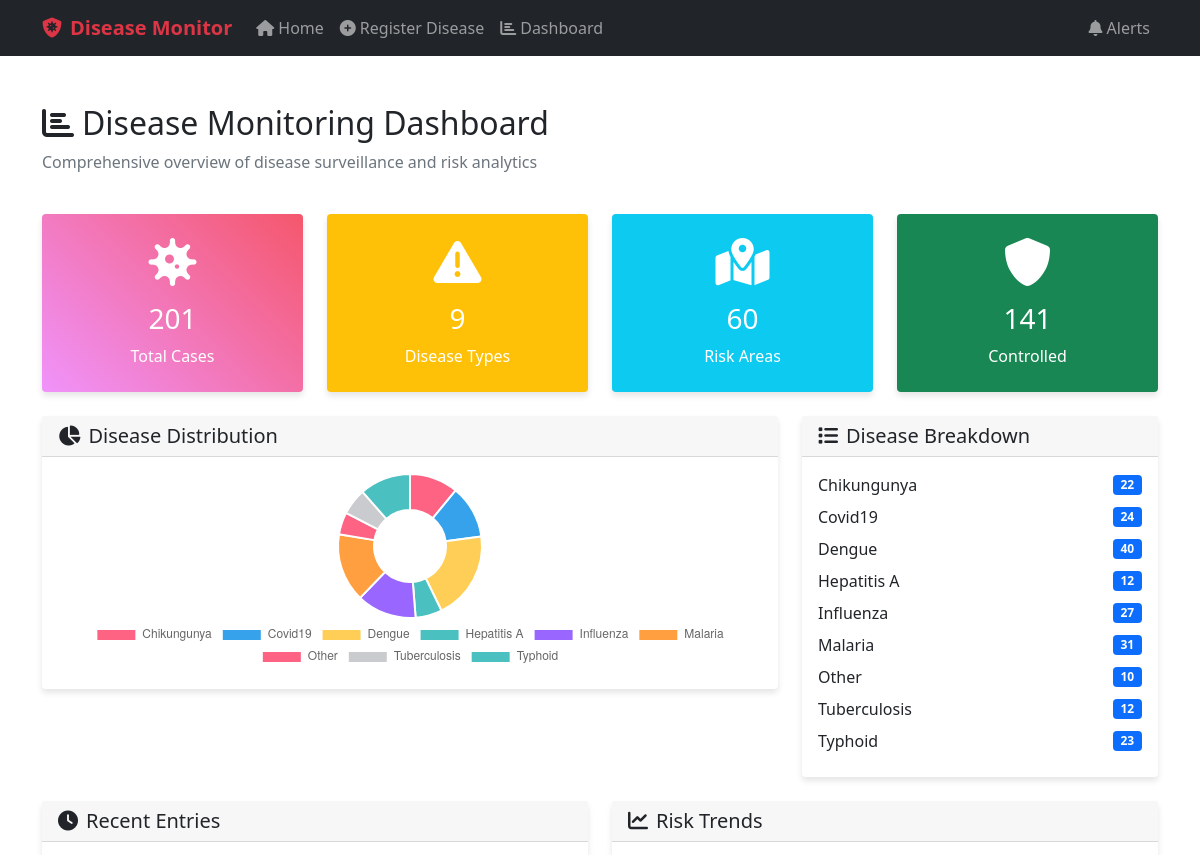
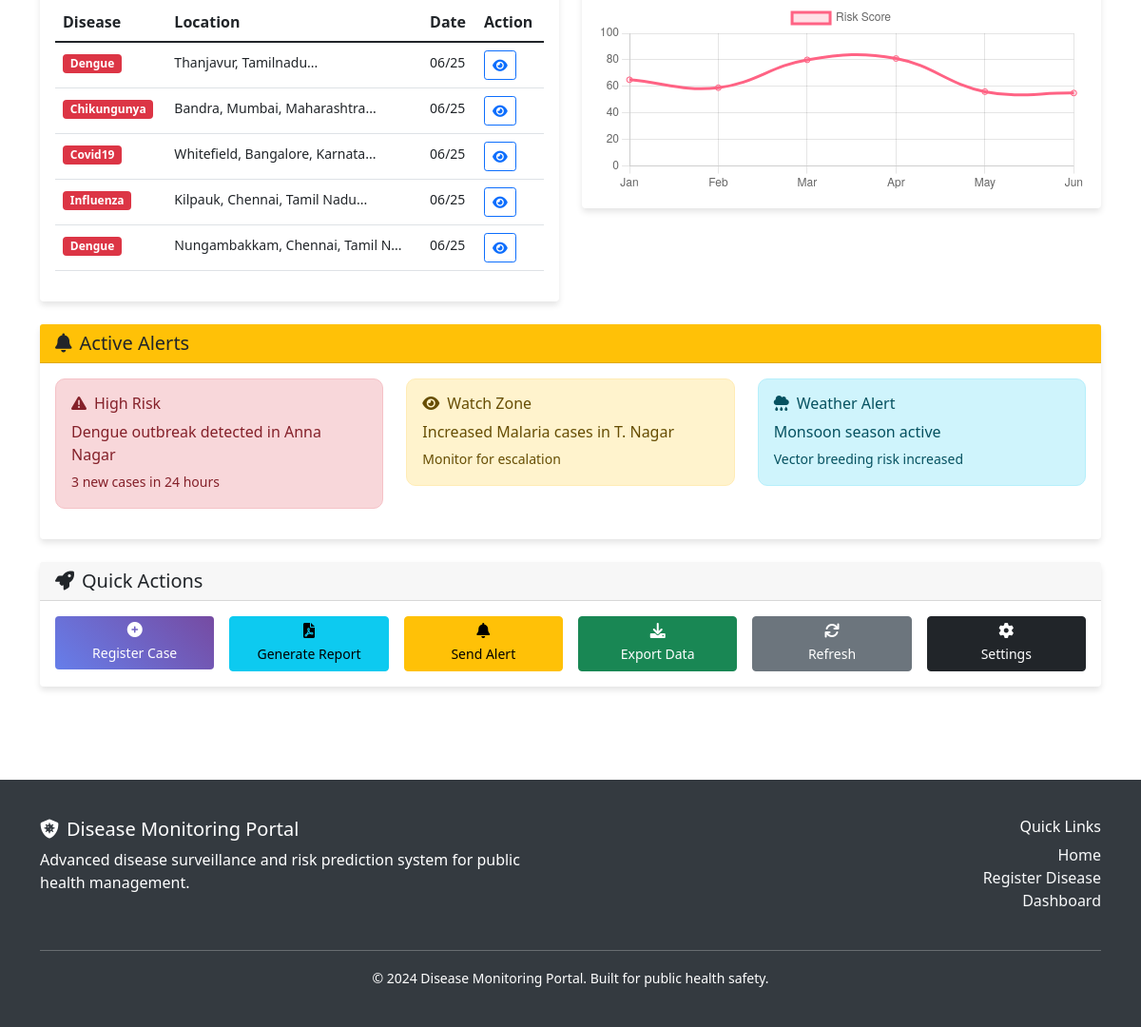
/dashboard, run on the app's committed database (2 pictures, top to bottom).
### database_models.py (models this page shows, shortened)
class DiseaseEntry(db.Model):
    __tablename__ = 'disease_entries'
    id = db.Column(db.Integer, primary_key=True)
    disease_name = db.Column(db.String(100), nullable=False, index=True)
    patient_age = db.Column(db.Float, nullable=False)
    address = db.Column(db.Text, nullable=False)
    latitude = db.Column(db.Float, nullable=False, index=True)
    longitude = db.Column(db.Float, nullable=False, index=True)
    additional_info = db.Column(db.Text)
    occurrence_date = db.Column(db.DateTime, nullable=False, index=True)
    created_at = db.Column(db.DateTime, default=datetime.utcnow, index=True)
    DISEASE_RISK_INDEX = {
        'dengue': 0.85,
        'malaria': 0.80,
        'chikungunya': 0.75,
        'typhoid': 0.65,
        'hepatitis_a': 0.60,
        'tuberculosis': 0.70,
        'covid19': 0.90,
        'influenza': 0.55,
        'other': 0.50
    }

### app.py (the view)
@app.route('/dashboard')
def dashboard():
    try:
        total_entries = DiseaseEntry.query.count()
        disease_counts = db.session.query(
            DiseaseEntry.disease_name,
            db.func.count(DiseaseEntry.id)
        ).group_by(DiseaseEntry.disease_name).all()
        recent_entries = DiseaseEntry.query.order_by(
            DiseaseEntry.created_at.desc()
        ).limit(5).all()
        return render_template('dashboard.html',
                             total_entries=total_entries,
                             disease_counts=disease_counts,
                             recent_entries=recent_entries)
    except Exception as e:
        flash(f'Error loading dashboard: {str(e)}', 'error')
        return render_template('dashboard.html',
                             total_entries=0,
                             disease_counts=[],
                             recent_entries=[])

### templates/dashboard.html (shortened to what this page needs)
{% extends "base.html" %}
{% block content %}
<div class="container py-5">
    <div class="row mb-4">
        <div class="col-12">
            <h2>
                <i class="fas fa-chart-bar me-2"></i>Disease Monitoring Dashboard
            </h2>
            <p class="text-muted">Comprehensive overview of disease surveillance and risk analytics</p>
        </div>
    </div>
    <div class="row g-4 mb-4">
        <div class="col-md-3">
            <div class="card stats-card text-white text-center p-4">
                <i class="fas fa-virus fa-3x mb-3"></i>
                <h3>{{ total_entries }}</h3>
                <p class="mb-0">Total Cases</p>
            </div>
        </div>
        <div class="col-md-3">
            <div class="card bg-warning text-white text-center p-4">
                <i class="fas fa-exclamation-triangle fa-3x mb-3"></i>
                <h3>{{ disease_counts|length }}</h3>
                <p class="mb-0">Disease Types</p>
            </div>
        </div>
        <div class="col-md-3">
            <div class="card bg-info text-white text-center p-4">
                <i class="fas fa-map-marked-alt fa-3x mb-3"></i>
                <h3>{{ (total_entries * 0.3)|round|int }}</h3>
                <p class="mb-0">Risk Areas</p>
            </div>
        </div>
        <div class="col-md-3">
            <div class="card bg-success text-white text-center p-4">
                <i class="fas fa-shield-alt fa-3x mb-3"></i>
                <h3>{{ ((total_entries * 0.7)|round|int) }}</h3>
                <p class="mb-0">Controlled</p>
            </div>
        </div>
    </div>
    <div class="row mb-4">
        <div class="col-lg-8">
            <div class="card">
                <div class="card-header">
                    <h5 class="mb-0">
                        <i class="fas fa-chart-pie me-2"></i>Disease Distribution
                    </h5>
                </div>
                <div class="card-body">
                    <canvas id="diseaseChart" width="400" height="200"></canvas>
                </div>
            </div>
        </div>
        <div class="col-lg-4">
            <div class="card">
                <div class="card-header">
                    <h5 class="mb-0">
                        <i class="fas fa-list me-2"></i>Disease Breakdown
                    </h5>
                </div>
                <div class="card-body">
                    {% if disease_counts %}
                        {% for disease, count in disease_counts %}
                        <div class="d-flex justify-content-between align-items-center mb-2">
                            <span class="text-capitalize">{{ disease.replace('_', ' ') }}</span>
                            <span class="badge bg-primary">{{ count }}</span>
                        </div>
                        {% endfor %}
                    {% else %}
                        <p class="text-muted text-center">No data available</p>
                    {% endif %}
                </div>
            </div>
        </div>
    </div>
    <div class="row mb-4">
        <div class="col-lg-6">
            <div class="card">
                <div class="card-header">
                    <h5 class="mb-0">
                        <i class="fas fa-clock me-2"></i>Recent Entries
                    </h5>
                </div>
                <div class="card-body">
                    {% if recent_entries %}
                        <div class="table-responsive">
                            <table class="table table-hover">
                                <thead>
                                    <tr>
                                        <th>Disease</th>
                                        <th>Location</th>
                                        <th>Date</th>
                                        <th>Action</th>
                                    </tr>
                                </thead>
                                <tbody>
                                    {% for entry in recent_entries %}
                                    <tr>
                                        <td>
                                            <span class="badge bg-danger">
                                                {{ entry.disease_name.title().replace('_', ' ') }}
                                            </span>
                                        </td>
                                        <td>
                                            <small>{{ entry.address[:30] }}...</small>
                                        </td>
                                        <td>
                                            <small>{{ entry.created_at.strftime('%m/%d') }}</small>
                                        </td>
                                        <td>
                                            <a href="{{ url_for('risk_prediction', entry_id=entry.id) }}"
                                               class="btn btn-sm btn-outline-primary">
                                                <i class="fas fa-eye"></i>
                                            </a>
                                        </td>
                                    </tr>
                                    {% endfor %}
                                </tbody>
                            </table>
                        </div>
                    {% else %}
                        <p class="text-center text-muted">No recent entries</p>
                    {% endif %}
                </div>
            </div>
        </div>
        <div class="col-lg-6">
            <div class="card">
                <div class="card-header">
                    <h5 class="mb-0">
                        <i class="fas fa-chart-line me-2"></i>Risk Trends
                    </h5>
                </div>
                <div class="card-body">
                    <canvas id="riskTrendChart" width="400" height="200"></canvas>
                </div>
            </div>
        </div>
    </div>
    <div class="row mb-4">
        <div class="col-12">
            <div class="card">
                <div class="card-header bg-warning text-dark">
                    <h5 class="mb-0">
                        <i class="fas fa-bell me-2"></i>Active Alerts
                    </h5>
                </div>
                <div class="card-body">
                    <div class="row">
                        <div class="col-md-4">
                            <div class="alert alert-danger">
                                <h6><i class="fas fa-exclamation-triangle me-2"></i>High Risk</h6>
                                <p class="mb-1">Dengue outbreak detected in Anna Nagar</p>
                                <small>3 new cases in 24 hours</small>
                            </div>
                        </div>
                        <div class="col-md-4">
                            <div class="alert alert-warning">
                                <h6><i class="fas fa-eye me-2"></i>Watch Zone</h6>
                                <p class="mb-1">Increased Malaria cases in T. Nagar</p>
                                <small>Monitor for escalation</small>
                            </div>
                        </div>
                        <div class="col-md-4">
                            <div class="alert alert-info">
                                <h6><i class="fas fa-cloud-rain me-2"></i>Weather Alert</h6>
                                <p class="mb-1">Monsoon season active</p>
                                <small>Vector breeding risk increased</small>
                            </div>
                        </div>
                    </div>
                </div>
            </div>
        </div>
    </div>
    <div class="row">
        <div class="col-12">
            <div class="card">
                <div class="card-header">
                    <h5 class="mb-0">
                        <i class="fas fa-rocket me-2"></i>Quick Actions
                    </h5>
                </div>
                <div class="card-body">
                    <div class="row g-3">
                        <div class="col-md-2">
                            <a href="{{ url_for('register_disease') }}" class="btn btn-primary w-100">
                                <i class="fas fa-plus-circle d-block mb-1"></i>
                                <small>Register Case</small>
                            </a>
                        </div>
                        <div class="col-md-2">
                            <button class="btn btn-info w-100" onclick="generateReport()">
                                <i class="fas fa-file-pdf d-block mb-1"></i>
                                <small>Generate Report</small>
                            </button>
                        </div>
                        <div class="col-md-2">
                            <button class="btn btn-warning w-100" onclick="sendAlert()">
                                <i class="fas fa-bell d-block mb-1"></i>
                                <small>Send Alert</small>
                            </button>
                        </div>
                        <div class="col-md-2">
                            <button class="btn btn-success w-100" onclick="exportData()">
                                <i class="fas fa-download d-block mb-1"></i>
                                <small>Export Data</small>
                            </button>
                        </div>
                        <div class="col-md-2">
                            <button class="btn btn-secondary w-100" onclick="refreshData()">
                                <i class="fas fa-sync d-block mb-1"></i>
                                <small>Refresh</small>
                            </button>
                        </div>
                        <div class="col-md-2">
                            <button class="btn btn-dark w-100" onclick="showSettings()">
                                <i class="fas fa-cog d-block mb-1"></i>
                                <small>Settings</small>
                            </button>
                        </div>
                    </div>
                </div>
            </div>
        </div>
    </div>
</div>
{% endblock %}
{% block scripts %}
<script>
// Disease Distribution Chart
const diseaseCtx = document.getElementById('diseaseChart').getContext('2d');
const diseaseData = {
    labels: [
        {% for disease, count in disease_counts %}
        '{{ disease.title().replace("_", " ") }}',
        {% endfor %}
    ],
    datasets: [{
        data: [
            {% for disease, count in disease_counts %}
            {{ count }},
            {% endfor %}
        ],
        backgroundColor: [
            '#FF6384', '#36A2EB', '#FFCE56', '#4BC0C0',
            '#9966FF', '#FF9F40', '#FF6384', '#C9CBCF', '#4BC0C0'
        ]
    }]
};
new Chart(diseaseCtx, {
    type: 'doughnut',
    data: diseaseData,
    options: {
        responsive: true,
        maintainAspectRatio: false,
        plugins: {
            legend: {
                position: 'bottom'
            }
        }
    }
});
// Risk Trend Chart
const trendCtx = document.getElementById('riskTrendChart').getContext('2d');
const trendData = {
    labels: ['Jan', 'Feb', 'Mar', 'Apr', 'May', 'Jun'],
    datasets: [{
        label: 'Risk Score',
        data: [65, 59, 80, 81, 56, 55],
        borderColor: '#FF6384',
        backgroundColor: 'rgba(255, 99, 132, 0.2)',
        tension: 0.4
    }]
};
new Chart(trendCtx, {
    type: 'line',
    data: trendData,
    options: {
        responsive: true,
        maintainAspectRatio: false,
        scales: {
            y: {
                beginAtZero: true,
                max: 100
            }
        }
    }
});
// Quick Action Functions
function generateReport() {
    alert('Generating comprehensive disease report...');
}
function sendAlert() {
    if (confirm('Send alert to all registered authorities?')) {
        alert('Alert sent successfully!');
    }
}
function exportData() {
    alert('Exporting data in CSV format...');
}
function refreshData() {
    location.reload();
}
function showSettings() {
    alert('Settings panel would open here...');
}
</script>
{% endblock %}

### templates/base.html (style rules this page uses)
.card { border: none; box-shadow: 0 4px 6px rgba(0, 0, 0, 0.1); transition: transform 0.3s ease; }
.stats-card { background: linear-gradient(45deg, #f093fb 0%, #f5576c 100%); color: white; }
.alert { border-radius: 10px; }
.btn-primary { background: linear-gradient(45deg, #667eea 0%, #764ba2 100%); border: none; }

### data on the page
DiseaseEntry: replace "Other", id "10"
DiseaseEntry: disease_name "Dengue", address "Thanjavur, Tamilnadu", created_at "06/25"
DiseaseEntry: disease_name "Chikungunya", address "Bandra, Mumbai, Maharashtra", created_at "06/25"
DiseaseEntry: disease_name "Covid19", address "Whitefield, Bangalore, Karnata", created_at "06/25"
DiseaseEntry: disease_name "Influenza", address "Kilpauk, Chennai, Tamil Nadu", created_at "06/25"
DiseaseEntry: disease_name "Dengue", address "Nungambakkam, Chennai, Tamil N", created_at "06/25"

### other printed values
{{ total_entries }} "201"
{{ disease_counts|length }} "9"
{{ (total_entries * 0.3)|round|int }} "60"
{{ ((total_entries * 0.7)|round|int) }} "141"
{{ disease.replace('_', ' ') }} "Chikungunya" "Covid19" "Dengue" "Hepatitis A" "Influenza" "Malaria" "Tuberculosis" "Typhoid"
{{ count }} "22" "24" "40" "12" "27" "31" "12" "23"
chart data {{ count }} 22, 24, 40, 12, 27, 31, 10, 12, 23
